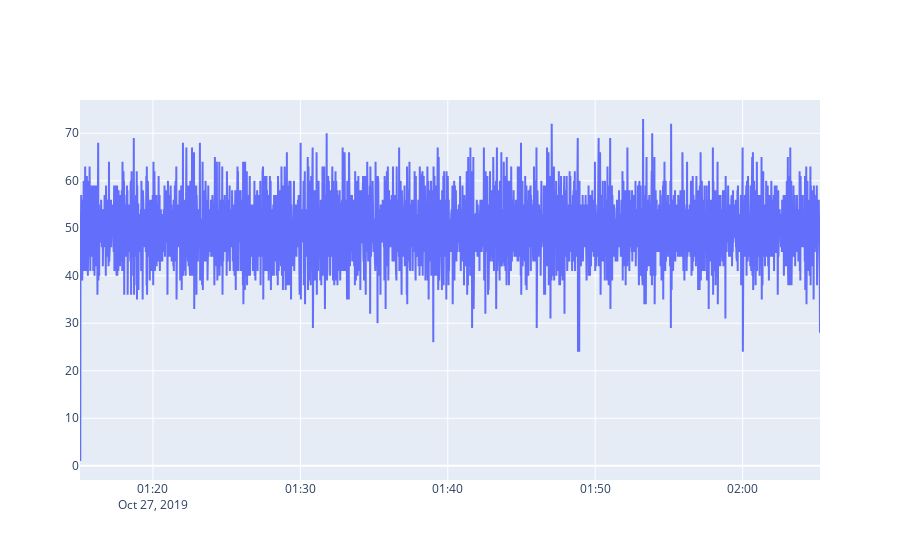

Notebook code cell kept with this figure:
### Code cell
data = [go.Scatter(x=df['created_at'].unique(), y=df['created_at'].value_counts().sort_index() )]
fig = go.Figure(data)
fig.show()

### Figure 1 — Plotly figure (JSON) as saved in the notebook; plotly's stock layout.template omitted (floating-point values rounded to 4 significant figures; data arrays with more than 128 entries replaced by an {"elided": "..."} marker saying what was removed)
{"data": [{"type": "scatter", "x": {"elided": "3013 str values"}, "y": {"elided": "3013 int values"}}], "layout": {}}
